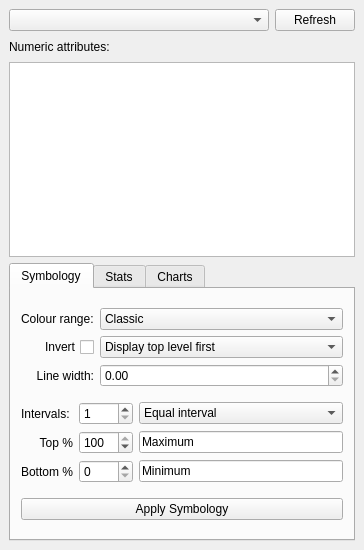
<?xml version="1.0" encoding="UTF-8"?>
<ui version="4.0">
 <class>ExplorerDialog</class>
 <widget class="QDockWidget" name="ExplorerDialog">
  <property name="geometry">
   <rect>
    <x>0</x>
    <y>0</y>
    <width>364</width>
    <height>550</height>
   </rect>
  </property>
  <property name="minimumSize">
   <size>
    <width>364</width>
    <height>550</height>
   </size>
  </property>
  <property name="windowTitle">
   <string>Attributes Explorer</string>
  </property>
  <widget class="QWidget" name="explorerLayout">
   <layout class="QVBoxLayout" name="verticalLayout" stretch="3,1">
    <item>
     <layout class="QVBoxLayout" name="attributesLayout" stretch="1,1,10">
      <item>
       <layout class="QHBoxLayout" name="layersLayout" stretch="5,0">
        <item>
         <widget class="QComboBox" name="layerCombo"/>
        </item>
        <item>
         <widget class="QPushButton" name="layerRefreshButton">
          <property name="text">
           <string>Refresh</string>
          </property>
         </widget>
        </item>
       </layout>
      </item>
      <item>
       <widget class="QLabel" name="attributesLabel">
        <property name="text">
         <string>Numeric attributes:</string>
        </property>
       </widget>
      </item>
      <item>
       <widget class="QListWidget" name="attributesList">
        <property name="selectionMode">
         <enum>QAbstractItemView::SingleSelection</enum>
        </property>
       </widget>
      </item>
     </layout>
    </item>
    <item>
     <widget class="QTabWidget" name="explorerTabs">
      <property name="currentIndex">
       <number>0</number>
      </property>
      <widget class="QWidget" name="symbologyTab">
       <attribute name="title">
        <string>Symbology</string>
       </attribute>
       <layout class="QVBoxLayout" name="verticalLayout_2" stretch="0,0,0">
        <property name="spacing">
         <number>-1</number>
        </property>
        <property name="sizeConstraint">
         <enum>QLayout::SetDefaultConstraint</enum>
        </property>
        <property name="margin">
         <number>10</number>
        </property>
        <item>
         <layout class="QGridLayout" name="coloursLayout" columnstretch="0,1">
          <property name="rightMargin">
           <number>0</number>
          </property>
          <item row="0" column="1">
           <widget class="QComboBox" name="colourRangeCombo">
            <item>
             <property name="text">
              <string>Classic</string>
             </property>
            </item>
            <item>
             <property name="text">
              <string>Red - Blue</string>
             </property>
            </item>
            <item>
             <property name="text">
              <string>Greyscale</string>
             </property>
            </item>
            <item>
             <property name="text">
              <string>Monchrome</string>
             </property>
            </item>
           </widget>
          </item>
          <item row="0" column="0">
           <widget class="QLabel" name="colourRangeLabel">
            <property name="text">
             <string>Colour range:</string>
            </property>
           </widget>
          </item>
          <item row="2" column="0">
           <widget class="QLabel" name="lineWidthLabel">
            <property name="text">
             <string>Line width:</string>
            </property>
            <property name="alignment">
             <set>Qt::AlignRight|Qt::AlignTrailing|Qt::AlignVCenter</set>
            </property>
           </widget>
          </item>
          <item row="2" column="1">
           <widget class="QDoubleSpinBox" name="lineWidthSpin">
            <property name="prefix">
             <string/>
            </property>
            <property name="maximum">
             <double>10.000000000000000</double>
            </property>
            <property name="singleStep">
             <double>0.250000000000000</double>
            </property>
           </widget>
          </item>
          <item row="1" column="1">
           <widget class="QComboBox" name="displayOrderCombo">
            <property name="enabled">
             <bool>true</bool>
            </property>
            <property name="frame">
             <bool>true</bool>
            </property>
            <item>
             <property name="text">
              <string>Display top level first</string>
             </property>
            </item>
            <item>
             <property name="text">
              <string>Display bottom level first</string>
             </property>
            </item>
           </widget>
          </item>
          <item row="1" column="0">
           <widget class="QCheckBox" name="invertColourCheck">
            <property name="layoutDirection">
             <enum>Qt::RightToLeft</enum>
            </property>
            <property name="text">
             <string>Invert</string>
            </property>
           </widget>
          </item>
         </layout>
        </item>
        <item>
         <layout class="QGridLayout" name="intervalsLayout" columnstretch="0,0,1">
          <item row="0" column="0">
           <widget class="QLabel" name="intervalLabel">
            <property name="text">
             <string>Intervals:</string>
            </property>
           </widget>
          </item>
          <item row="0" column="2">
           <widget class="QComboBox" name="intervalTypeCombo">
            <item>
             <property name="text">
              <string>Equal interval</string>
             </property>
            </item>
            <item>
             <property name="text">
              <string>Quantiles</string>
             </property>
            </item>
            <item>
             <property name="text">
              <string>Natural breaks</string>
             </property>
            </item>
            <item>
             <property name="text">
              <string>Custom</string>
             </property>
            </item>
           </widget>
          </item>
          <item row="1" column="0">
           <widget class="QLabel" name="topLimitLabel">
            <property name="layoutDirection">
             <enum>Qt::LeftToRight</enum>
            </property>
            <property name="lineWidth">
             <number>0</number>
            </property>
            <property name="text">
             <string>Top %</string>
            </property>
            <property name="alignment">
             <set>Qt::AlignRight|Qt::AlignTrailing|Qt::AlignVCenter</set>
            </property>
           </widget>
          </item>
          <item row="1" column="2">
           <widget class="QLineEdit" name="topLimitText">
            <property name="text">
             <string>Maximum</string>
            </property>
           </widget>
          </item>
          <item row="2" column="0">
           <widget class="QLabel" name="bottomLimitLabel">
            <property name="text">
             <string>Bottom %</string>
            </property>
            <property name="alignment">
             <set>Qt::AlignRight|Qt::AlignTrailing|Qt::AlignVCenter</set>
            </property>
           </widget>
          </item>
          <item row="2" column="1">
           <widget class="QSpinBox" name="bottomLimitSpin">
            <property name="specialValueText">
             <string/>
            </property>
            <property name="prefix">
             <string/>
            </property>
            <property name="maximum">
             <number>100</number>
            </property>
           </widget>
          </item>
          <item row="2" column="2">
           <widget class="QLineEdit" name="bottomLimitText">
            <property name="text">
             <string>Minimum</string>
            </property>
           </widget>
          </item>
          <item row="1" column="1">
           <widget class="QSpinBox" name="topLimitSpin">
            <property name="maximum">
             <number>100</number>
            </property>
            <property name="value">
             <number>100</number>
            </property>
           </widget>
          </item>
          <item row="0" column="1">
           <widget class="QSpinBox" name="intervalSpin">
            <property name="minimum">
             <number>1</number>
            </property>
            <property name="maximum">
             <number>1024</number>
            </property>
           </widget>
          </item>
         </layout>
        </item>
        <item>
         <widget class="QPushButton" name="symbologyApplyButton">
          <property name="text">
           <string>Apply Symbology</string>
          </property>
         </widget>
        </item>
       </layout>
      </widget>
      <widget class="QWidget" name="statsTab">
       <attribute name="title">
        <string>Stats</string>
       </attribute>
       <layout class="QVBoxLayout" name="verticalLayout_3" stretch="4,0">
        <property name="margin">
         <number>10</number>
        </property>
        <item>
         <widget class="QTableWidget" name="statisticsTable">
          <property name="lineWidth">
           <number>1</number>
          </property>
          <property name="horizontalScrollBarPolicy">
           <enum>Qt::ScrollBarAlwaysOff</enum>
          </property>
          <property name="autoScroll">
           <bool>true</bool>
          </property>
          <property name="alternatingRowColors">
           <bool>true</bool>
          </property>
          <property name="selectionMode">
           <enum>QAbstractItemView::NoSelection</enum>
          </property>
          <property name="selectionBehavior">
           <enum>QAbstractItemView::SelectRows</enum>
          </property>
          <property name="gridStyle">
           <enum>Qt::NoPen</enum>
          </property>
          <property name="rowCount">
           <number>0</number>
          </property>
          <property name="columnCount">
           <number>3</number>
          </property>
          <attribute name="horizontalHeaderStretchLastSection">
           <bool>true</bool>
          </attribute>
          <attribute name="verticalHeaderVisible">
           <bool>false</bool>
          </attribute>
          <column>
           <property name="text">
            <string>Statistic</string>
           </property>
          </column>
          <column>
           <property name="text">
            <string>Value</string>
           </property>
          </column>
          <column>
           <property name="text">
            <string>Selection</string>
           </property>
          </column>
         </widget>
        </item>
        <item>
         <widget class="QProgressBar" name="statisticsProgressBar">
          <property name="value">
           <number>24</number>
          </property>
         </widget>
        </item>
       </layout>
      </widget>
      <widget class="QWidget" name="chartsTab">
       <attribute name="title">
        <string>Charts</string>
       </attribute>
       <layout class="QVBoxLayout" name="verticalLayout_4" stretch="4,0">
        <property name="margin">
         <number>10</number>
        </property>
        <item>
         <layout class="QHBoxLayout" name="chartsLayout" stretch="0">
          <item>
           <layout class="QVBoxLayout" name="chartToolsLayout" stretch="0,3">
            <item>
             <layout class="QVBoxLayout" name="chartSetupLayout">
              <item>
               <widget class="QRadioButton" name="histogramCheck">
                <property name="text">
                 <string>Histogram</string>
                </property>
               </widget>
              </item>
              <item>
               <widget class="QRadioButton" name="boxplotCheck">
                <property name="text">
                 <string>Box plot</string>
                </property>
               </widget>
              </item>
              <item>
               <widget class="QRadioButton" name="scatterplotCheck">
                <property name="text">
                 <string>Scatter plot</string>
                </property>
               </widget>
              </item>
              <item>
               <widget class="QLabel" name="yaxisLabel">
                <property name="text">
                 <string>Y axis:</string>
                </property>
               </widget>
              </item>
              <item>
               <widget class="QComboBox" name="yaxisCombo">
                <property name="sizePolicy">
                 <sizepolicy hsizetype="MinimumExpanding" vsizetype="Fixed">
                  <horstretch>0</horstretch>
                  <verstretch>0</verstretch>
                 </sizepolicy>
                </property>
                <property name="toolTip">
                 <string>Select y axis attribute of scatter plot.</string>
                </property>
                <property name="sizeAdjustPolicy">
                 <enum>QComboBox::AdjustToMinimumContentsLength</enum>
                </property>
               </widget>
              </item>
              <item>
               <widget class="QLabel" name="rLabel">
                <property name="text">
                 <string>r:</string>
                </property>
               </widget>
              </item>
              <item>
               <widget class="QLabel" name="pLabel">
                <property name="text">
                 <string>p:</string>
                </property>
               </widget>
              </item>
              <item>
               <widget class="QLabel" name="r2Label">
                <property name="text">
                 <string>r2:</string>
                </property>
               </widget>
              </item>
              <item>
               <widget class="QLabel" name="lineLabel">
                <property name="text">
                 <string>line:</string>
                </property>
                <property name="wordWrap">
                 <bool>true</bool>
                </property>
               </widget>
              </item>
             </layout>
            </item>
            <item>
             <spacer name="verticalSpacer">
              <property name="orientation">
               <enum>Qt::Vertical</enum>
              </property>
              <property name="sizeHint" stdset="0">
               <size>
                <width>20</width>
                <height>40</height>
               </size>
              </property>
             </spacer>
            </item>
           </layout>
          </item>
         </layout>
        </item>
        <item>
         <widget class="QProgressBar" name="chartsProgressBar">
          <property name="value">
           <number>24</number>
          </property>
         </widget>
        </item>
       </layout>
      </widget>
     </widget>
    </item>
   </layout>
  </widget>
 </widget>
 <resources>
  <include location="../resources.qrc"/>
 </resources>
 <connections/>
</ui>
